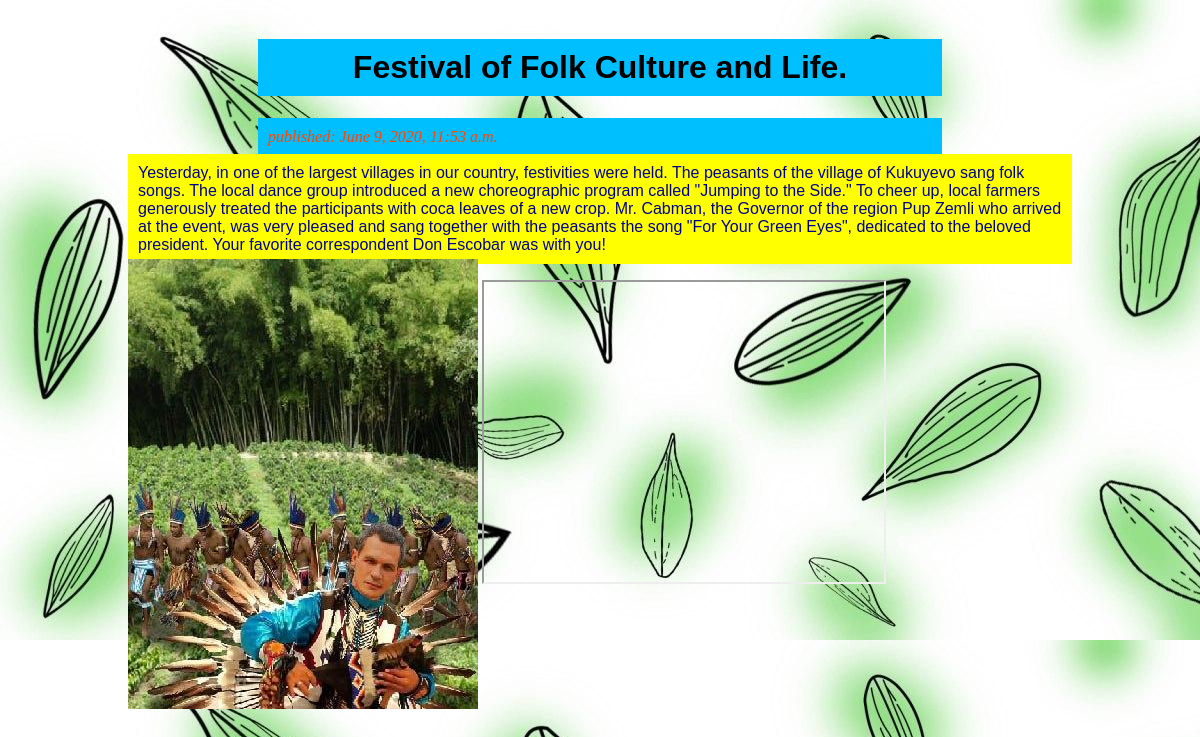
/news/3/, run on the app's committed database.
### news/models.py (models this page shows, shortened)
class Article(models.Model):
    author = models.ForeignKey(settings.AUTH_USER_MODEL, on_delete=models.CASCADE)
    title = models.CharField(max_length=200)
    text = models.TextField()
    image = models.ImageField(upload_to="media/images", default="media/images/no_img.jpg")
    created_date = models.DateTimeField(default=timezone.now)
    published_date = models.DateTimeField(blank=True, null=True)

### news/views.py (the view)
# urls.py: path('<int:article_id>/', views.detail, name='detail'),
def detail(request, article_id):
    try:
        article = Article.objects.get(pk=article_id)
    except Article.DoesNotExist:
        raise Http404("Article does not exist")
    return render(request, 'news/detail.html', {'article': article})

### news/templates/news/detail.html
{% load static %}
<link rel="stylesheet" type="text/css" href="{% static 'css/mystyle.css' %}">
			<header id="head">
				<h1>{{ article.title }}</h1>
				<p>published: {{ article.published_date }}</p>
			</header>
            <p>{{ article.text }}</p>
            <img src="{{ article.image.url }}" align = "middle">
            <iframe src="{% static 'video/Honduras.mp4' %}" width="400" height="300" sandbox="allow-same-origin">
            </iframe>

### news/static/css/mystyle.css (style rules this page uses)
#head { width: auto; height: 110px; margin-left: 120px; margin-right: 120px; padding: 10px; }
header>h1 { text-align: center; background-color: deepskyblue; font-family: Arial; font-weight: bold; margin-left: 120px; margin-right: 120px; padding: 10px; }
header>p { text-align: left; background-color: deepskyblue; font-family: Times; color: orangered; font-size: 12pt; font-style: italic; margin-left: 120px; margin-right: 120px; padding: 10px; }
body>p { background-color: yellow; font-family: Arial; font-size: 12pt; color: darkblue; margin-left: 120px; margin-right: 120px; padding: 10px; }
body>img { margin-top: -200px; margin-left: 120px; }

### data on the page
Article: title "Festival of Folk Culture and Life.", published_date "June 9, 2020, 11:53 a.m.", text "Yesterday, in one of the largest villages in our country, festivities were held. The peasants of the village of Kukuyevo sang folk songs. The local dance group introduced a new choreographic program called \"Jumping to the Side.\" To cheer up, local farmers generously treated the participants with coca leaves of a new crop. Mr. Cabman, the Governor of the region Pup Zemli who arrived at the event, was very pleased and sang together with the peasants the song \"For Your Green Eyes\", dedicated to the beloved president. Your favorite correspondent Don Escobar was with you!", image (picture)
